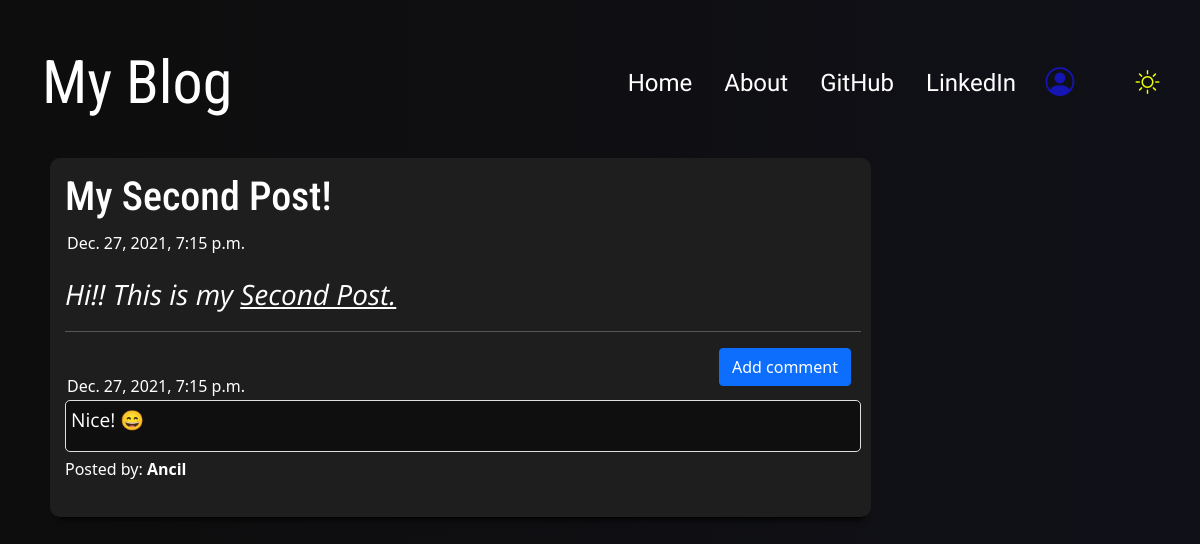
Screenshot of /post/26 with the database file from the repository.
### blog_app/models.py (models this page shows, shortened)
class Post(models.Model):
    author = models.ForeignKey('auth.User',on_delete=models.CASCADE)
    title = models.CharField(max_length= 200)
    text = models.TextField()
    created_date= models.DateTimeField(default=timezone.now)
    published_date = models.DateTimeField(blank=True,null=True)

class Comment(models.Model):
    post = models.ForeignKey('blog_app.Post', related_name='comments',on_delete=models.CASCADE)
    author = models.CharField(max_length=200)
    text = models.TextField()
    created_date= models.DateTimeField(default=timezone.now)
    approved_comment = models.BooleanField(default=False)

### blog_app/views.py (the view)
# urls.py: path('post/<int:pk>', views.PostDetailView.as_view(),name ='post_detail'),
class PostDetailView(DetailView):
    model = Post

### blog_app/templates/blog_app/post_detail.html (shortened to what this page needs)
{% extends 'blog_app/base.html' %}
{% block content %}
 <div class= "postblock">
    <h1 class='posttitle'>{{ post.title }}</h1>
        {% if post.published_date %}
            <div class="date postdate">
              {{ post.published_date }}
            </div>
        {% else %}
          <a class="btn btn-success cl-mode-icon" href="{% url 'post_publish' pk=post.pk %}">Publish</a>
          <a class="btn btn-outline-warning cl-mode-icon" href="{% url 'post_draft_list' %}">Drafts List</a>
        {% endif %}
            <div class="postcontent">
            <p>{{ post.text|safe|linebreaksbr }}</p>
            </div>
  <hr>
  <a class="btn btn-primary btn-comment" href="{% url 'add_comment_to_post' pk=post.pk %}">Add comment</a>
  {% for comment in post.comments.all %}
  <br>
      {% if user.is_authenticated or comment.approved_comment %}
         <div class="date postdate">{{ comment.created_date }}</div>
         <div class="removeapprove">
            <div class="postcomment">{{ comment.text|safe|linebreaksbr }}</div>
              </div>
          <p>Posted by: <strong>{{ comment.author }}</strong></p>
      {% endif %}
  {% empty %}
      <p>No comments posted.</p>
  {% endfor %}
</div>
{% endblock %}

### blog_app/static/css/blog.css (style rules this page uses)
:root { --bg-mode: linear-gradient(270deg, #101118,#0e0d0d); --form-bg-mode: rgb(30, 30, 30); --comment-bg-mode: rgb(0, 0, 0); --color: rgb(255, 255, 255); --mode-icon-color: rgb(251, 255, 0); --box-shadow: 0 10px 6px -8px rgb(0, 0, 0); }
body { background: var(--bg-mode); background-size: cover; height: 100%; color: var(--color); }
a { color:var(--color); }
.postblock { background-color: var(--form-bg-mode); box-shadow: var(--box-shadow); border-radius: 10px; padding: 15px 10px 20px 15px; margin-bottom: 10px; }
.postcomment { font-family: 'Open Sans', sans-serif; background-color: var(--comment-bg-mode); font-size: 1.2em; text-align: left; overflow-wrap: break-word; border: solid 1px rgb(224, 222, 222); padding: 5px 0px 0px 5px; border-radius: 5px; margin-bottom: 5px; }
.postdate { padding: 2px; text-align: left; font-size: 1em; }
.posttitle { font-family: 'Roboto Condensed', sans-serif; font-size: 2.5em; text-align: left; }
.postcontent { font-family: 'Open Sans', sans-serif; font-size: 1.75em; text-align: left; }
@media (min-width: 1000px) { .postblock { width: 100%; } }
@media (min-width: 1000px) { .btn-comment { position: relative; float:right; margin-right: 10px; } }
.removeapprove { text-align: left; }

### rows the page displays
Post: title "My Second Post!", published_date "Dec. 27, 2021, 7:15 p.m.", text "Hi!! This is my Second Post."
Comment: created_date "Dec. 27, 2021, 7:15 p.m.", text "Nice! 😄", author "Ancil"
